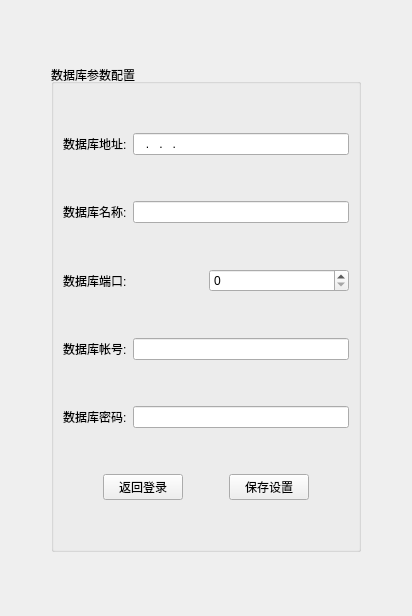
           <widget class="QWidget" name="page_2">
            <layout class="QVBoxLayout" name="verticalLayout_7">
             <item>
              <spacer name="verticalSpacer_3">
               <property name="orientation">
                <enum>Qt::Vertical</enum>
               </property>
               <property name="sizeHint" stdset="0">
                <size>
                 <width>20</width>
                 <height>53</height>
                </size>
               </property>
              </spacer>
             </item>
             <item>
              <layout class="QHBoxLayout" name="horizontalLayout_5">
               <item>
                <spacer name="horizontalSpacer_3">
                 <property name="orientation">
                  <enum>Qt::Horizontal</enum>
                 </property>
                 <property name="sizeType">
                  <enum>QSizePolicy::Minimum</enum>
                 </property>
                 <property name="sizeHint" stdset="0">
                  <size>
                   <width>40</width>
                   <height>20</height>
                  </size>
                 </property>
                </spacer>
               </item>
               <item>
                <widget class="QGroupBox" name="groupBox">
                 <property name="title">
                  <string>数据库参数配置</string>
                 </property>
                 <property name="alignment">
                  <set>Qt::AlignLeading|Qt::AlignLeft|Qt::AlignVCenter</set>
                 </property>
                 <layout class="QVBoxLayout" name="verticalLayout_6">
                  <item>
                   <spacer name="verticalSpacer_15">
                    <property name="orientation">
                     <enum>Qt::Vertical</enum>
                    </property>
                    <property name="sizeHint" stdset="0">
                     <size>
                      <width>20</width>
                      <height>40</height>
                     </size>
                    </property>
                   </spacer>
                  </item>
                  <item>
                   <layout class="QHBoxLayout" name="horizontalLayout_11">
                    <item>
                     <widget class="QLabel" name="label_3">
                      <property name="text">
                       <string>数据库地址:</string>
                      </property>
                     </widget>
                    </item>
                    <item>
                     <widget class="QLineEdit" name="lineEdit_3">
                      <property name="inputMask">
                       <string>000.000.000.000</string>
                      </property>
                     </widget>
                    </item>
                   </layout>
                  </item>
                  <item>
                   <spacer name="verticalSpacer_16">
                    <property name="orientation">
                     <enum>Qt::Vertical</enum>
                    </property>
                    <property name="sizeHint" stdset="0">
                     <size>
                      <width>20</width>
                      <height>40</height>
                     </size>
                    </property>
                   </spacer>
                  </item>
                  <item>
                   <layout class="QHBoxLayout" name="horizontalLayout_12">
                    <item>
                     <widget class="QLabel" name="label_4">
                      <property name="text">
                       <string>数据库名称:</string>
                      </property>
                     </widget>
                    </item>
                    <item>
                     <widget class="QLineEdit" name="lineEdit_4"/>
                    </item>
                   </layout>
                  </item>
                  <item>
                   <spacer name="verticalSpacer_17">
                    <property name="orientation">
                     <enum>Qt::Vertical</enum>
                    </property>
                    <property name="sizeHint" stdset="0">
                     <size>
                      <width>20</width>
                      <height>40</height>
                     </size>
                    </property>
                   </spacer>
                  </item>
                  <item>
                   <layout class="QHBoxLayout" name="horizontalLayout_13">
                    <item>
                     <widget class="QLabel" name="label_5">
                      <property name="minimumSize">
                       <size>
                        <width>0</width>
                        <height>0</height>
                       </size>
                      </property>
                      <property name="text">
                       <string>数据库端口:</string>
                      </property>
                     </widget>
                    </item>
                    <item>
                     <widget class="QSpinBox" name="spinBox">
                      <property name="minimumSize">
                       <size>
                        <width>133</width>
                        <height>0</height>
                       </size>
                      </property>
                      <property name="maximum">
                       <number>10000</number>
                      </property>
                     </widget>
                    </item>
                   </layout>
                  </item>
                  <item>
                   <spacer name="verticalSpacer_18">
                    <property name="orientation">
                     <enum>Qt::Vertical</enum>
                    </property>
                    <property name="sizeHint" stdset="0">
                     <size>
                      <width>20</width>
                      <height>40</height>
                     </size>
                    </property>
                   </spacer>
                  </item>
                  <item>
                   <layout class="QHBoxLayout" name="horizontalLayout_14">
                    <item>
                     <widget class="QLabel" name="label_6">
                      <property name="text">
                       <string>数据库帐号:</string>
                      </property>
                     </widget>
                    </item>
                    <item>
                     <widget class="QLineEdit" name="lineEdit_6"/>
                    </item>
                   </layout>
                  </item>
                  <item>
                   <spacer name="verticalSpacer_19">
                    <property name="orientation">
                     <enum>Qt::Vertical</enum>
                    </property>
                    <property name="sizeHint" stdset="0">
                     <size>
                      <width>20</width>
                      <height>40</height>
                     </size>
                    </property>
                   </spacer>
                  </item>
                  <item>
                   <layout class="QHBoxLayout" name="horizontalLayout_15">
                    <item>
                     <widget class="QLabel" name="label_7">
                      <property name="text">
                       <string>数据库密码:</string>
                      </property>
                     </widget>
                    </item>
                    <item>
                     <widget class="QLineEdit" name="lineEdit_7">
                      <property name="echoMode">
                       <enum>QLineEdit::Password</enum>
                      </property>
                     </widget>
                    </item>
                   </layout>
                  </item>
                  <item>
                   <spacer name="verticalSpacer_20">
                    <property name="orientation">
                     <enum>Qt::Vertical</enum>
                    </property>
                    <property name="sizeHint" stdset="0">
                     <size>
                      <width>20</width>
                      <height>40</height>
                     </size>
                    </property>
                   </spacer>
                  </item>
                  <item>
                   <layout class="QHBoxLayout" name="horizontalLayout_16">
                    <item>
                     <spacer name="horizontalSpacer_20">
                      <property name="orientation">
                       <enum>Qt::Horizontal</enum>
                      </property>
                      <property name="sizeHint" stdset="0">
                       <size>
                        <width>40</width>
                        <height>20</height>
                       </size>
                      </property>
                     </spacer>
                    </item>
                    <item>
                     <widget class="QPushButton" name="pushButton_3">
                      <property name="minimumSize">
                       <size>
                        <width>75</width>
                        <height>0</height>
                       </size>
                      </property>
                      <property name="text">
                       <string>返回登录</string>
                      </property>
                      <property name="icon">
                       <iconset>
                        <normaloff>:/image/back.png</normaloff>:/image/back.png</iconset>
                      </property>
                     </widget>
                    </item>
                    <item>
                     <spacer name="horizontalSpacer_21">
                      <property name="orientation">
                       <enum>Qt::Horizontal</enum>
                      </property>
                      <property name="sizeHint" stdset="0">
                       <size>
                        <width>40</width>
                        <height>20</height>
                       </size>
                      </property>
                     </spacer>
                    </item>
                    <item>
                     <widget class="QPushButton" name="pushButton_2">
                      <property name="minimumSize">
                       <size>
                        <width>75</width>
                        <height>0</height>
                       </size>
                      </property>
                      <property name="text">
                       <string>保存设置</string>
                      </property>
                      <property name="icon">
                       <iconset>
                        <normaloff>:/image/gtk-save.png</normaloff>:/image/gtk-save.png</iconset>
                      </property>
                     </widget>
                    </item>
                    <item>
                     <spacer name="horizontalSpacer_22">
                      <property name="orientation">
                       <enum>Qt::Horizontal</enum>
                      </property>
                      <property name="sizeHint" stdset="0">
                       <size>
                        <width>40</width>
                        <height>20</height>
                       </size>
                      </property>
                     </spacer>
                    </item>
                   </layout>
                  </item>
                  <item>
                   <spacer name="verticalSpacer_21">
                    <property name="orientation">
                     <enum>Qt::Vertical</enum>
                    </property>
                    <property name="sizeHint" stdset="0">
                     <size>
                      <width>20</width>
                      <height>40</height>
                     </size>
                    </property>
                   </spacer>
                  </item>
                 </layout>
                </widget>
               </item>
               <item>
                <spacer name="horizontalSpacer_4">
                 <property name="orientation">
                  <enum>Qt::Horizontal</enum>
                 </property>
                 <property name="sizeType">
                  <enum>QSizePolicy::Minimum</enum>
                 </property>
                 <property name="sizeHint" stdset="0">
                  <size>
                   <width>40</width>
                   <height>20</height>
                  </size>
                 </property>
                </spacer>
               </item>
              </layout>
             </item>
             <item>
              <spacer name="verticalSpacer_4">
               <property name="orientation">
                <enum>Qt::Vertical</enum>
               </property>
               <property name="sizeHint" stdset="0">
                <size>
                 <width>20</width>
                 <height>53</height>
                </size>
               </property>
              </spacer>
             </item>
            </layout>
           </widget>
